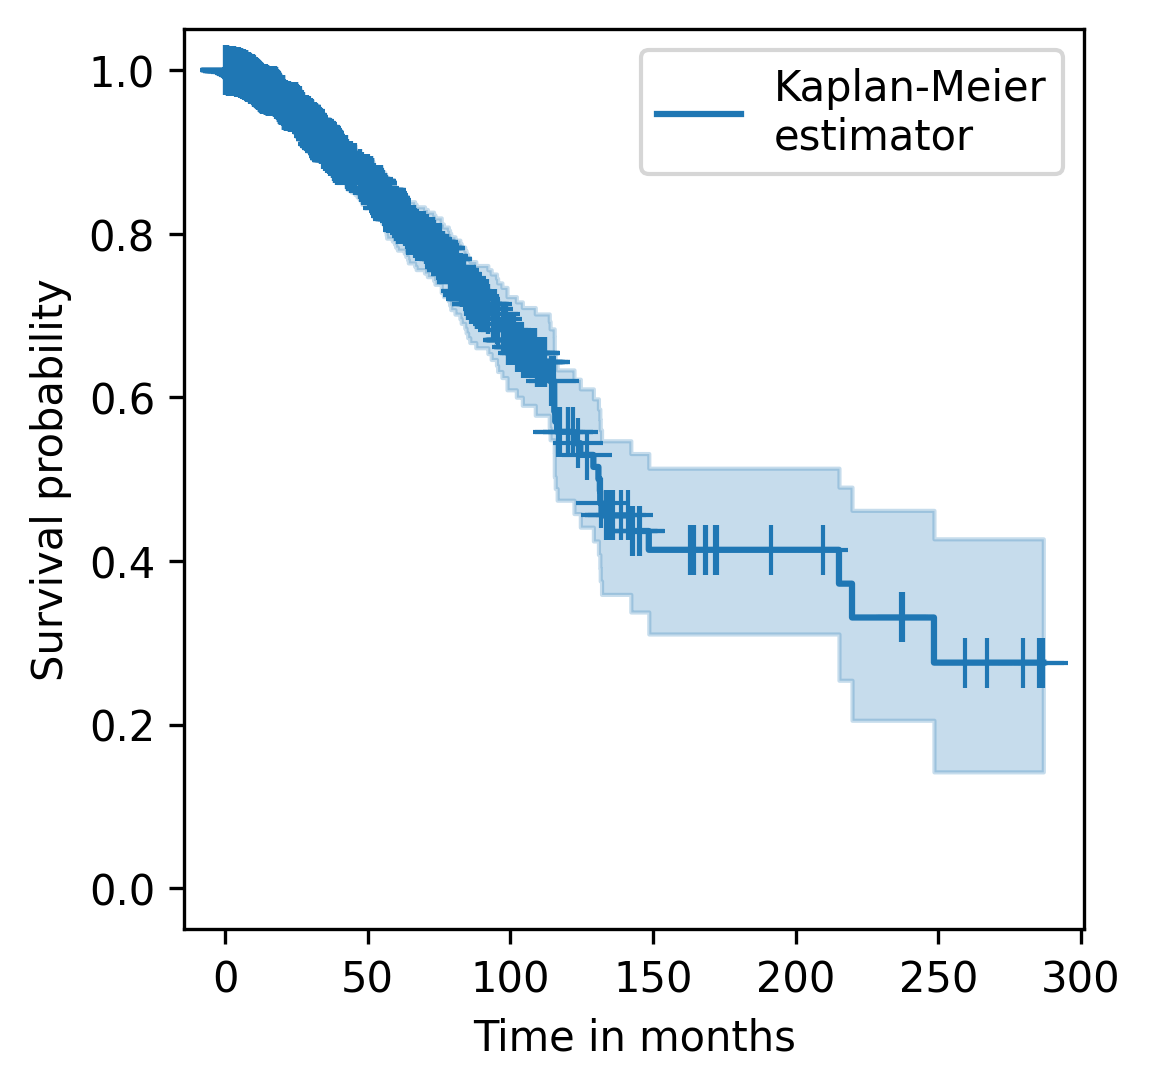

Write the Python code that produced this figure.
import pandas as pd
import matplotlib.pyplot as plt

from lifelines import KaplanMeierFitter

input_file = 'Survival_TCGA-BRCA_os.csv'
data = pd.read_csv(input_file , sep = ';', index_col='id_sample')

kmf = KaplanMeierFitter()
kmf.fit(data['time'], data['event'])

fig = plt.figure(figsize=(4, 4))
ax = fig.add_axes([0.15, 0.15, 0.75, 0.75])

kmf.plot(ax=ax, ci_show=True, show_censors=True, label='Kaplan-Meier\nestimator')

ax.set_ylabel('Survival probability')
ax.set_xlabel('Time in months')
ax.set_ylim([-0.05, 1.05])

plt.show()

fig.savefig('survival_curve_Kaplan_Meier_lifelines.png', dpi=300, format='png', bbox_inches='tight')